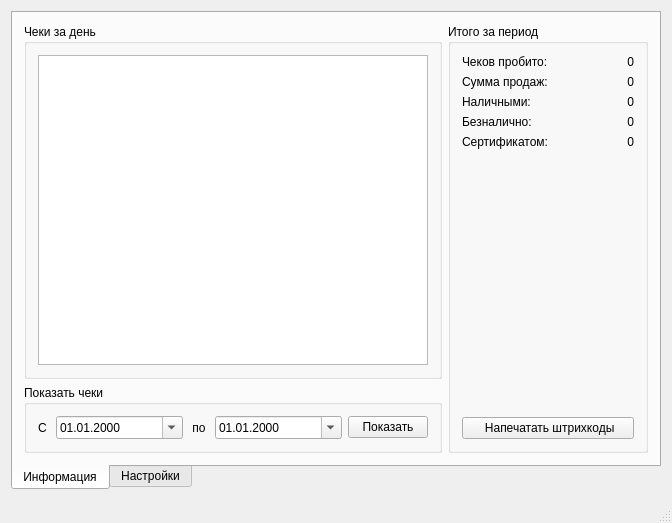
<?xml version="1.0" encoding="UTF-8"?>
<ui version="4.0">
 <class>MainWindow</class>
 <widget class="QMainWindow" name="MainWindow">
  <property name="geometry">
   <rect>
    <x>0</x>
    <y>0</y>
    <width>672</width>
    <height>523</height>
   </rect>
  </property>
  <property name="windowTitle">
   <string>Сервер печати чеков</string>
  </property>
  <widget class="QWidget" name="centralWidget">
   <layout class="QVBoxLayout" name="verticalLayout">
    <item>
     <widget class="QTabWidget" name="tabWidget">
      <property name="tabPosition">
       <enum>QTabWidget::South</enum>
      </property>
      <property name="currentIndex">
       <number>0</number>
      </property>
      <property name="elideMode">
       <enum>Qt::ElideNone</enum>
      </property>
      <property name="documentMode">
       <bool>false</bool>
      </property>
      <widget class="QWidget" name="tabInfo">
       <attribute name="title">
        <string>Информация</string>
       </attribute>
       <layout class="QGridLayout" name="gridLayout_2">
        <item row="0" column="0">
         <widget class="QGroupBox" name="groupDayCheques">
          <property name="title">
           <string>Чеки за день</string>
          </property>
          <layout class="QVBoxLayout" name="verticalLayout_2">
           <item>
            <widget class="QTableView" name="tableCheques"/>
           </item>
          </layout>
         </widget>
        </item>
        <item row="1" column="0">
         <widget class="QGroupBox" name="groupDateSelect">
          <property name="title">
           <string>Показать чеки</string>
          </property>
          <layout class="QGridLayout" name="gridLayout_4">
           <item row="0" column="1">
            <widget class="QDateEdit" name="dateFromSelector">
             <property name="wrapping">
              <bool>false</bool>
             </property>
             <property name="dateTime">
              <datetime>
               <hour>0</hour>
               <minute>0</minute>
               <second>0</second>
               <year>2000</year>
               <month>1</month>
               <day>1</day>
              </datetime>
             </property>
             <property name="displayFormat">
              <string>dd.MM.yyyy</string>
             </property>
             <property name="calendarPopup">
              <bool>true</bool>
             </property>
            </widget>
           </item>
           <item row="0" column="2">
            <widget class="QLabel" name="label_2">
             <property name="sizePolicy">
              <sizepolicy hsizetype="Maximum" vsizetype="Preferred">
               <horstretch>0</horstretch>
               <verstretch>0</verstretch>
              </sizepolicy>
             </property>
             <property name="text">
              <string> по </string>
             </property>
            </widget>
           </item>
           <item row="0" column="3">
            <widget class="QDateEdit" name="dateToSelector">
             <property name="displayFormat">
              <string>dd.MM.yyyy</string>
             </property>
             <property name="calendarPopup">
              <bool>true</bool>
             </property>
            </widget>
           </item>
           <item row="0" column="0">
            <widget class="QLabel" name="labelDateFrom">
             <property name="sizePolicy">
              <sizepolicy hsizetype="Maximum" vsizetype="Preferred">
               <horstretch>0</horstretch>
               <verstretch>0</verstretch>
              </sizepolicy>
             </property>
             <property name="text">
              <string>C </string>
             </property>
            </widget>
           </item>
           <item row="0" column="4">
            <widget class="QPushButton" name="setPeriodButton">
             <property name="sizePolicy">
              <sizepolicy hsizetype="Maximum" vsizetype="Fixed">
               <horstretch>0</horstretch>
               <verstretch>0</verstretch>
              </sizepolicy>
             </property>
             <property name="text">
              <string>Показать</string>
             </property>
            </widget>
           </item>
          </layout>
         </widget>
        </item>
        <item row="0" column="1" rowspan="2">
         <widget class="QGroupBox" name="groupDayTotals">
          <property name="sizePolicy">
           <sizepolicy hsizetype="Preferred" vsizetype="Preferred">
            <horstretch>0</horstretch>
            <verstretch>0</verstretch>
           </sizepolicy>
          </property>
          <property name="minimumSize">
           <size>
            <width>200</width>
            <height>0</height>
           </size>
          </property>
          <property name="title">
           <string>Итого за период</string>
          </property>
          <layout class="QGridLayout" name="gridLayout">
           <item row="1" column="1">
            <widget class="QLabel" name="totalsDaySumField">
             <property name="text">
              <string>0</string>
             </property>
             <property name="alignment">
              <set>Qt::AlignRight|Qt::AlignTrailing|Qt::AlignVCenter</set>
             </property>
            </widget>
           </item>
           <item row="2" column="1">
            <widget class="QLabel" name="totalsNalField">
             <property name="text">
              <string>0</string>
             </property>
             <property name="alignment">
              <set>Qt::AlignRight|Qt::AlignTrailing|Qt::AlignVCenter</set>
             </property>
            </widget>
           </item>
           <item row="0" column="0">
            <widget class="QLabel" name="labelChequeQuant">
             <property name="text">
              <string>Чеков пробито:</string>
             </property>
            </widget>
           </item>
           <item row="0" column="1">
            <widget class="QLabel" name="totalsCheqQuantField">
             <property name="text">
              <string>0</string>
             </property>
             <property name="alignment">
              <set>Qt::AlignRight|Qt::AlignTrailing|Qt::AlignVCenter</set>
             </property>
            </widget>
           </item>
           <item row="3" column="0">
            <widget class="QLabel" name="labelBeznal">
             <property name="text">
              <string>Безналично:</string>
             </property>
            </widget>
           </item>
           <item row="3" column="1">
            <widget class="QLabel" name="totalsBeznalField">
             <property name="text">
              <string>0</string>
             </property>
             <property name="alignment">
              <set>Qt::AlignRight|Qt::AlignTrailing|Qt::AlignVCenter</set>
             </property>
            </widget>
           </item>
           <item row="2" column="0">
            <widget class="QLabel" name="labelNal">
             <property name="text">
              <string>Наличными:</string>
             </property>
            </widget>
           </item>
           <item row="4" column="1">
            <widget class="QLabel" name="totalsCertField">
             <property name="text">
              <string>0</string>
             </property>
             <property name="alignment">
              <set>Qt::AlignRight|Qt::AlignTrailing|Qt::AlignVCenter</set>
             </property>
            </widget>
           </item>
           <item row="1" column="0">
            <widget class="QLabel" name="labelDaySum">
             <property name="text">
              <string>Сумма продаж:</string>
             </property>
            </widget>
           </item>
           <item row="4" column="0">
            <widget class="QLabel" name="labelCert">
             <property name="text">
              <string>Сертификатом:</string>
             </property>
            </widget>
           </item>
           <item row="5" column="0">
            <spacer name="spacerTotals">
             <property name="orientation">
              <enum>Qt::Vertical</enum>
             </property>
             <property name="sizeHint" stdset="0">
              <size>
               <width>20</width>
               <height>40</height>
              </size>
             </property>
            </spacer>
           </item>
           <item row="6" column="0" colspan="2">
            <widget class="QPushButton" name="printAllBarcodesButton">
             <property name="text">
              <string> Напечатать штрихкоды</string>
             </property>
             <property name="icon">
              <iconset resource="../../res.qrc">
               <normaloff>:/res/img/barcode.png</normaloff>:/res/img/barcode.png</iconset>
             </property>
            </widget>
           </item>
          </layout>
         </widget>
        </item>
       </layout>
      </widget>
      <widget class="QWidget" name="tabSettings">
       <attribute name="title">
        <string>Настройки</string>
       </attribute>
       <layout class="QGridLayout" name="gridLayout_3">
        <item row="0" column="0">
         <widget class="QGroupBox" name="groupPrinterSettings">
          <property name="title">
           <string>Параметры устройства печати</string>
          </property>
          <layout class="QHBoxLayout" name="horizontalLayout_3">
           <item>
            <layout class="QGridLayout" name="layoutPrinter">
             <item row="0" column="0">
              <widget class="QLabel" name="labelPrinterType">
               <property name="text">
                <string>Тип принтера</string>
               </property>
              </widget>
             </item>
             <item row="0" column="1" colspan="2">
              <widget class="QComboBox" name="printerTypeSelector">
               <item>
                <property name="text">
                 <string>Системный принтер</string>
                </property>
               </item>
               <item>
                <property name="text">
                 <string>COM-порт (ZPL)</string>
                </property>
               </item>
               <item>
                <property name="text">
                 <string>Godex BZB-2</string>
                </property>
               </item>
              </widget>
             </item>
             <item row="1" column="0" colspan="2">
              <widget class="QLabel" name="labelPrinterName">
               <property name="text">
                <string>Имя принтера</string>
               </property>
              </widget>
             </item>
             <item row="1" column="2">
              <widget class="QComboBox" name="printerNameSelector">
               <property name="sizePolicy">
                <sizepolicy hsizetype="Preferred" vsizetype="Fixed">
                 <horstretch>0</horstretch>
                 <verstretch>0</verstretch>
                </sizepolicy>
               </property>
              </widget>
             </item>
             <item row="2" column="0">
              <widget class="QLabel" name="labelPathToPrinter">
               <property name="text">
                <string>Путь до принтера</string>
               </property>
              </widget>
             </item>
             <item row="2" column="1" colspan="2">
              <widget class="QLineEdit" name="printerPathEdit">
               <property name="enabled">
                <bool>false</bool>
               </property>
               <property name="text">
                <string>/dev/usb/lp0</string>
               </property>
              </widget>
             </item>
            </layout>
           </item>
          </layout>
         </widget>
        </item>
        <item row="1" column="0">
         <widget class="QGroupBox" name="groupComPortSettings">
          <property name="enabled">
           <bool>false</bool>
          </property>
          <property name="title">
           <string>Параметры COM порта</string>
          </property>
          <layout class="QHBoxLayout" name="horizontalLayout_2">
           <item>
            <layout class="QGridLayout" name="layoutComPort">
             <item row="0" column="1">
              <widget class="QComboBox" name="comPortSelector"/>
             </item>
             <item row="3" column="0">
              <widget class="QLabel" name="labelParity">
               <property name="text">
                <string>Четность</string>
               </property>
              </widget>
             </item>
             <item row="1" column="0">
              <widget class="QLabel" name="labelPortSpeed">
               <property name="text">
                <string>Скорость</string>
               </property>
              </widget>
             </item>
             <item row="0" column="0">
              <widget class="QLabel" name="labelPortName">
               <property name="text">
                <string>Порт</string>
               </property>
              </widget>
             </item>
             <item row="2" column="0">
              <widget class="QLabel" name="labelDatabits">
               <property name="text">
                <string>Биты данных</string>
               </property>
              </widget>
             </item>
             <item row="2" column="1">
              <widget class="QComboBox" name="comDatabitSelector">
               <item>
                <property name="text">
                 <string>8</string>
                </property>
               </item>
               <item>
                <property name="text">
                 <string>7</string>
                </property>
               </item>
              </widget>
             </item>
             <item row="4" column="0">
              <widget class="QLabel" name="labelStopbits">
               <property name="text">
                <string>Стоп-бит</string>
               </property>
              </widget>
             </item>
             <item row="3" column="1">
              <widget class="QComboBox" name="comParitySelector">
               <item>
                <property name="text">
                 <string>Нет</string>
                </property>
               </item>
               <item>
                <property name="text">
                 <string>Программно (Xon/Xoff)</string>
                </property>
               </item>
               <item>
                <property name="text">
                 <string>Аппаратно</string>
                </property>
               </item>
              </widget>
             </item>
             <item row="1" column="1">
              <widget class="QComboBox" name="comSpeedSelector">
               <item>
                <property name="text">
                 <string>9600</string>
                </property>
               </item>
               <item>
                <property name="text">
                 <string>19200</string>
                </property>
               </item>
               <item>
                <property name="text">
                 <string>38400</string>
                </property>
               </item>
               <item>
                <property name="text">
                 <string>57600</string>
                </property>
               </item>
               <item>
                <property name="text">
                 <string>76800</string>
                </property>
               </item>
               <item>
                <property name="text">
                 <string>115200</string>
                </property>
               </item>
              </widget>
             </item>
             <item row="4" column="1">
              <widget class="QComboBox" name="comStopbitSelector">
               <item>
                <property name="text">
                 <string>1</string>
                </property>
               </item>
               <item>
                <property name="text">
                 <string>1,5</string>
                </property>
               </item>
               <item>
                <property name="text">
                 <string>2</string>
                </property>
               </item>
              </widget>
             </item>
             <item row="5" column="0">
              <spacer name="spacerComPort">
               <property name="orientation">
                <enum>Qt::Vertical</enum>
               </property>
               <property name="sizeHint" stdset="0">
                <size>
                 <width>20</width>
                 <height>40</height>
                </size>
               </property>
              </spacer>
             </item>
            </layout>
           </item>
          </layout>
         </widget>
        </item>
        <item row="1" column="2">
         <widget class="QGroupBox" name="groupPaperSettings">
          <property name="title">
           <string>Параметры печати чеков</string>
          </property>
          <property name="alignment">
           <set>Qt::AlignLeading|Qt::AlignLeft|Qt::AlignTop</set>
          </property>
          <property name="flat">
           <bool>false</bool>
          </property>
          <property name="checkable">
           <bool>false</bool>
          </property>
          <layout class="QGridLayout" name="gridLayout_5">
           <item row="0" column="0">
            <widget class="QLabel" name="labelPaperSize">
             <property name="text">
              <string>Ширина бумаги</string>
             </property>
            </widget>
           </item>
           <item row="0" column="1">
            <widget class="QComboBox" name="paperSizeSelector">
             <item>
              <property name="text">
               <string>26</string>
              </property>
             </item>
            </widget>
           </item>
           <item row="3" column="0">
            <spacer name="spacerPaperSize">
             <property name="orientation">
              <enum>Qt::Vertical</enum>
             </property>
             <property name="sizeHint" stdset="0">
              <size>
               <width>20</width>
               <height>40</height>
              </size>
             </property>
            </spacer>
           </item>
           <item row="2" column="1">
            <widget class="QPushButton" name="testPrinterButton">
             <property name="text">
              <string>Тест печати</string>
             </property>
            </widget>
           </item>
           <item row="1" column="0">
            <widget class="QLabel" name="labelPrintLogo">
             <property name="text">
              <string>Печать логотипа</string>
             </property>
            </widget>
           </item>
           <item row="1" column="1">
            <widget class="QCheckBox" name="printLogoCheckbox">
             <property name="text">
              <string/>
             </property>
            </widget>
           </item>
          </layout>
         </widget>
        </item>
        <item row="0" column="2">
         <widget class="QGroupBox" name="groupWebserverSettings">
          <property name="title">
           <string>Параметры web-сервера</string>
          </property>
          <layout class="QHBoxLayout" name="horizontalLayout_4">
           <item>
            <layout class="QGridLayout" name="layoutWebserver">
             <item row="2" column="1" colspan="2">
              <widget class="QPushButton" name="webserverStopButton">
               <property name="text">
                <string>Остановить</string>
               </property>
              </widget>
             </item>
             <item row="1" column="0">
              <widget class="QLabel" name="labelServerStatus">
               <property name="text">
                <string>Статус сервера</string>
               </property>
              </widget>
             </item>
             <item row="2" column="0">
              <widget class="QPushButton" name="webserverStartButton">
               <property name="text">
                <string>Запустить</string>
               </property>
              </widget>
             </item>
             <item row="1" column="1">
              <widget class="QLabel" name="serverStatusField">
               <property name="font">
                <font>
                 <weight>75</weight>
                 <bold>true</bold>
                </font>
               </property>
               <property name="text">
                <string>Неизвестно</string>
               </property>
               <property name="alignment">
                <set>Qt::AlignCenter</set>
               </property>
              </widget>
             </item>
             <item row="1" column="2">
              <widget class="QToolButton" name="serverStatusRefreshButton">
               <property name="text">
                <string/>
               </property>
               <property name="icon">
                <iconset resource="../../res.qrc">
                 <normaloff>:/res/img/refresh.png</normaloff>:/res/img/refresh.png</iconset>
               </property>
              </widget>
             </item>
             <item row="0" column="0">
              <widget class="QLabel" name="labelServerPort">
               <property name="text">
                <string>Порт</string>
               </property>
              </widget>
             </item>
             <item row="0" column="1" colspan="2">
              <widget class="QSpinBox" name="webserverPortSelector">
               <property name="enabled">
                <bool>false</bool>
               </property>
               <property name="minimum">
                <number>1</number>
               </property>
               <property name="maximum">
                <number>65535</number>
               </property>
               <property name="value">
                <number>8080</number>
               </property>
              </widget>
             </item>
            </layout>
           </item>
          </layout>
         </widget>
        </item>
        <item row="2" column="0">
         <widget class="QPushButton" name="saveSettingsButton">
          <property name="enabled">
           <bool>false</bool>
          </property>
          <property name="text">
           <string>Сохранить все настройки</string>
          </property>
          <property name="icon">
           <iconset resource="../../res.qrc">
            <normaloff>:/res/img/settings-save.png</normaloff>:/res/img/settings-save.png</iconset>
          </property>
         </widget>
        </item>
        <item row="2" column="2">
         <widget class="QPushButton" name="reloadSettingsButton">
          <property name="enabled">
           <bool>false</bool>
          </property>
          <property name="text">
           <string>Отменить изменения</string>
          </property>
          <property name="icon">
           <iconset resource="../../res.qrc">
            <normaloff>:/res/img/settings-cancel.png</normaloff>:/res/img/settings-cancel.png</iconset>
          </property>
         </widget>
        </item>
       </layout>
      </widget>
     </widget>
    </item>
   </layout>
  </widget>
  <widget class="QMenuBar" name="menuBar">
   <property name="geometry">
    <rect>
     <x>0</x>
     <y>0</y>
     <width>672</width>
     <height>22</height>
    </rect>
   </property>
  </widget>
  <widget class="QStatusBar" name="statusBar"/>
 </widget>
 <layoutdefault spacing="6" margin="11"/>
 <resources>
  <include location="../../res.qrc"/>
 </resources>
 <connections/>
</ui>
